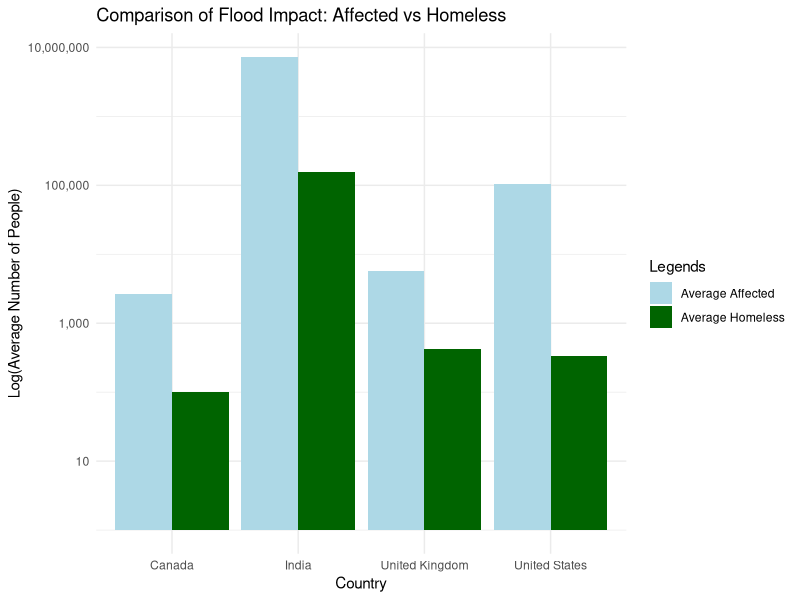
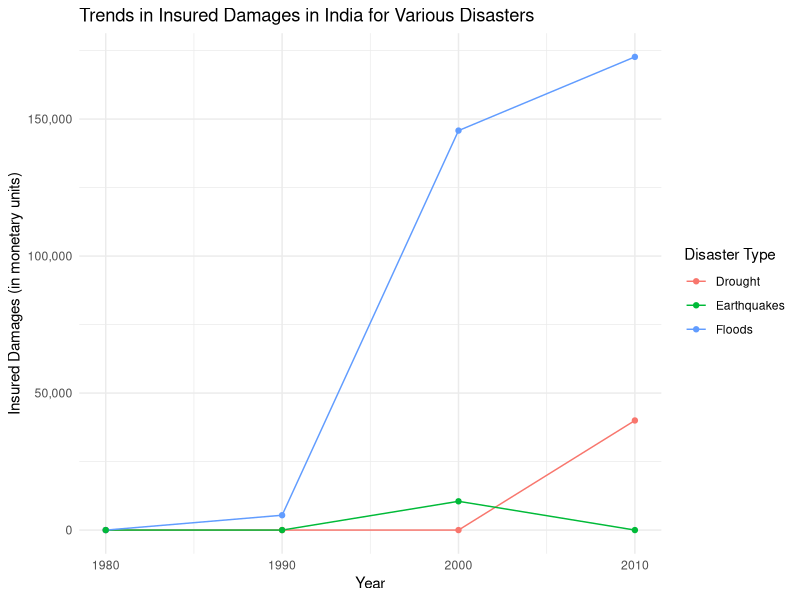
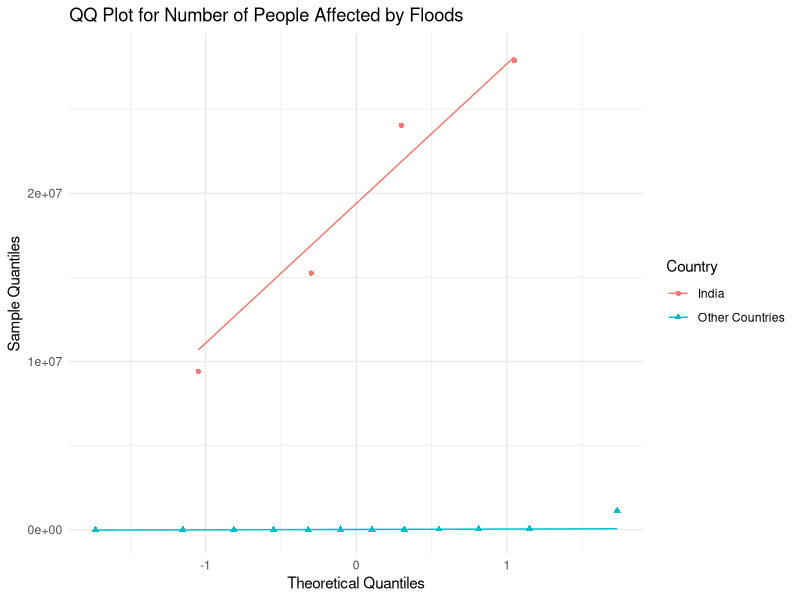

Source code (R) for these figures, in order:
## ---- chunk 1
library(tidyverse)

data <- read_csv("natural-disasters.csv")
## ---- chunk 2
filterData <- data %>%
  filter(Entity %in% c("India", "United Kingdom", "United States", "Canada")) %>%
  select(Entity, Year, `Number of people affected by floods`, `Number of people left homeless from floods`)

avgData <- filterData %>%
  group_by(Entity) %>%
  summarize(
    avgAffected = mean(`Number of people affected by floods`, na.rm = TRUE),
    avgHomeless = mean(`Number of people left homeless from floods`, na.rm = TRUE)
  ) %>%
  pivot_longer(cols = c(avgAffected, avgHomeless), names_to = "Legends", values_to = "Value")

ggplot(avgData, aes(x = Entity, y = Value, fill = Legends)) +
  geom_bar(stat = "identity", position = position_dodge()) +
  scale_y_log10(labels = scales::comma_format()) +
  labs(x = "Country", 
       y = "Log(Average Number of People)", 
       title = "Comparison of Flood Impact: Affected vs Homeless"
       ) +
  
  scale_fill_manual(
    values = c("avgAffected" = "lightblue", "avgHomeless" = "darkgreen"),
    labels = c("avgAffected" = "Average Affected", "avgHomeless" = "Average Homeless")
  ) +
  theme_minimal()
## ---- chunk 3
filtered_data <- filterData %>% filter(Year > 1979) #filter to data greater than 1980 
india_data <- filtered_data %>% filter(Entity == "India") %>% select(`Number of people affected by floods`)
other_data <- filtered_data %>% filter(Entity != "India") %>% select(`Number of people affected by floods`)
result <- t.test(india_data, other_data)
result
## ---- chunk 4
print(paste("P-value:", result$p.value))
## ---- chunk 5
# Filter data for India
indiaData <- data %>% filter(Entity == "India")

indiaLong <- indiaData %>%
  select(Year, `Insured damages against drought`, `Insured damages against floods`,
         `Insured damages against earthquakes`) %>%
  pivot_longer(cols = starts_with("Insured damages"),
               names_to = "DisasterType",
               values_to = "InsuredDamages") %>%
  mutate(DisasterType = str_to_title(str_replace(DisasterType, "Insured damages against ", "")))


# Filter data for India starting from the year 1980 and remove NA values
india_long_filtered <- indiaLong %>%
  filter(Year >= 1980 & !is.na(InsuredDamages))

# Line plot to show trends over time
ggplot(india_long_filtered, aes(x = Year, y = InsuredDamages, color = DisasterType, group = DisasterType)) +
  geom_line() +
  geom_point(size = 1.5) +
  labs(title = "Trends in Insured Damages in India for Various Disasters",
       x = "Year",
       y = "Insured Damages (in monetary units)",
       color = "Disaster Type") +
  theme_minimal() +
  scale_y_continuous(labels = scales::comma)
## ---- chunk 6
variance_india <- var(india_data$`Number of people affected by floods`, na.rm = TRUE)
variance_others <- var(other_data$`Number of people affected by floods`, na.rm = TRUE)
print(paste("Variance for India: ", variance_india))
print(paste("Variance for other countries: ", variance_others))

print(paste("Ratio of Variances: ", variance_india/variance_others))
## ---- chunk 7
combined_data <- bind_rows(
  india_data %>% mutate(Entity = "India"),
  other_data %>% mutate(Entity = "Other Countries")
)

ggplot(combined_data, aes(sample = `Number of people affected by floods`, color = Entity, shape = Entity)) +
  geom_qq() +
  geom_qq_line() +
  labs(title = "QQ Plot for Number of People Affected by Floods",
       x = "Theoretical Quantiles",
       y = "Sample Quantiles",
       color = "Country",
       shape = "Country") +
  theme_minimal()
## ---- chunk 8
print(paste("t-value:", result$statistic))
## ---- chunk 9
print(paste("P-value:", result$p.value))
